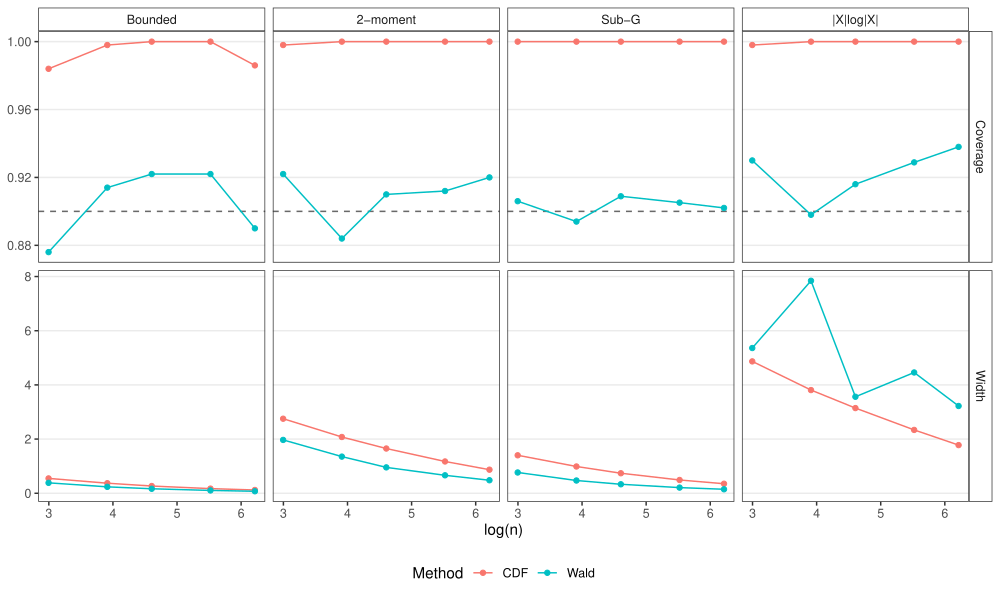

This chart was generated by the following R code:
setwd("~/Documents/Projects/conf_tail/discrete/fast_sims/hydras")

library(ggplot2)
source("plot_x2.R")
source("plot_xlogx.R")
source("plot_bdd.R")
source("plot_subg.R")

n2_seq = c(20,50,100,250,500)


fin1 = expand.grid(n = n2_seq, Method = c("CDF", "Wald"),
                   Property = c("Width", "Coverage"), 
                   Type = c("Bounded", "2-moment", "Sub-G", "|X|log|X|")) 

# layout( rbind(matrix(c(1:6), ncol = 3, byrow = F),
#               rep(7,3)), heights = c(4,4,0.7) )

fin1 = mutate(fin1, Val = NA)
fin_bdd

#bdd
fin1[1:10,5] = c(fin_bdd[1,] , fin_bdd[4,])   
fin1[11:20 ,5] = c(fin_bdd[5,], fin_bdd[8,]) 

## second mom
fin1[1:10 + 20,5] = c(fin_x2[1,], fin_x2[4,])     
fin1[11:20 + 20,5] = c(fin_x2[5,], fin_x2[8,])

## SUB-G
fin1[1:10 + 40,5] = c(fin_subg[1,] , fin_subg[4,] )   
fin1[11:20 + 40,5] = c(fin_subg[5,], fin_subg[8,])

## xlogx
fin1[1:10 + 60,5] = c(fin_xlogx[1,], fin_xlogx[4,] )    
fin1[11:20 + 60,5] = c(fin_xlogx[5,], fin_xlogx[8,])



fin1


ggplot(fin1, 
       aes(x = log(n), y = Val, col = Method)) +
  # facet_wrap(~Type + Property) 
  geom_hline(data = data.frame(xint=.90, Property ='Coverage'),
             aes(yintercept = xint), linetype = 'dashed', color = 'gray41') +
  
  geom_line() +
  geom_point() + 
  
  facet_grid(cols = vars(Type), rows = vars(Property), scales = 'free_y') +
  theme_bw() +
  theme(axis.title.y = element_blank()) +
  theme(legend.position = 'bottom',
        strip.background = element_rect(fill = 'white'), 
        panel.grid.minor = element_blank(),
        panel.grid.major.x = element_blank())

ggplot2::theme_set(theme_bw() + 
                     theme(strip.background = element_rect(fill = 'white'), 
                           panel.grid.minor = element_blank()))

# ggplot( fin1 %>% filter(Property == "Width") ) +
#   geom_point( aes(x = log(n), y = Val, col = Method)) + 
#   geom_line(aes(x = log(n), y = Val, col = Method)) + 
#   facet_wrap(~Type) 



# 
# 
# #par(mfrow = c(4,2))
# par(mai= c(rep(0.6,2),rep(0.5,2)))
# 
# plot(log(n2_seq), fin_bdd[1,], type = "l", ylim = c(min(fin_bdd[c(1,2,4),]), 
#                                                     max(fin_bdd[c(1,2,4),])),
#      xlab ="log(n)", ylab = "Width", main = "Width(CI) for bounded r.v.", 
#      cex.lab = 1.2, lwd = 1)
# points(log(n2_seq), fin_bdd[1,], lwd = 1)
# points(log(n2_seq), fin_bdd[4,], type = "l", col = "red") 
# points(log(n2_seq), fin_bdd[4,], col = "red") 
# 
# par(mai= c(rep(0.6,2),rep(0.5,2)))
# 
# plot(log(n2_seq), fin_bdd[5,], ylim = c(0.75,1.1),
#      xlab ="log(n)", ylab = "Coverage", main = "Coverage(CI) for bounded r.v.",
#      cex.lab = 1.2, lwd = 1)
# points(log(n2_seq), fin_bdd[8,], col = "red") 
# abline(h = 0.9, lty = 2, col = 1)
# 
# par(mai= c(rep(0.6,2),rep(0.5,2)))
# 
# plot(log(n2_seq), fin_x2[1,], type = "l", ylim = c(min(fin_x2[c(1,2,4),]), max(fin_x2[c(1,2,4),])),
#      xlab ="log(n)", ylab = "Width", main = "Width(CI) for bounded second moment", cex.lab = 1.2)
# points(log(n2_seq), fin_x2[1,])
# points(log(n2_seq), fin_x2[4,], type = "l", col = "red") 
# points(log(n2_seq), fin_x2[4,], col = "red") 
# 
# plot(log(n2_seq), fin_x2[5,], ylim = c(0.75,1.1),
#      xlab ="log(n)", ylab = "Coverage", main = "Coverage(CI) for bounded second moment", 
#      cex.lab = 1.2, lwd = 1)
# points(log(n2_seq), fin_x2[8,], col = "red") 
# abline(h = 0.9, lty = 2, col = 1)
# 
# # plot(log(n2_seq), fin_subg[1,], type = "l", ylim = c(min(fin_subg[c(1,2,4),]), max(fin_subg[c(1,2,4),])),
# #      xlab ="log(n)", ylab = "Width", main = "Width(CI) for sub-gaussian r.v.", cex.lab = 1.2)
# # points(log(n2_seq), fin_subg[1,])
# # points(log(n2_seq), fin_subg[4,], type = "l", col = "red")
# # points(log(n2_seq), fin_subg[4,], col = "red")
# # 
# # 
# # 
# # plot(log(n2_seq), fin_subg[5,], ylim = c(0.75,1.1),
# #      xlab ="log(n)", ylab = "Coverage", main = "Coverage(CI) for sub-gaussian r.v.",
# #      cex.lab = 1.2, lwd = 1)
# # points(log(n2_seq), fin_subg[8,], col = "red") 
# # abline(h = 0.9, lty = 2, col = 1)
# # 
# # par(mai= c(rep(0.6,2),rep(0.5,2)))
# 
# plot(log(n2_seq), fin_xlogx[1,], type = "l", ylim = c(min(fin_xlogx[c(1,2,4),]), max(fin_xlogx[c(1,2,4),])),
#      xlab ="log(n)", ylab = "Width", main = "Width(CI) for bounded E[|X|log|X|]", cex.lab = 1.2)
# points(log(n2_seq), fin_xlogx[1,])
# points(log(n2_seq), fin_xlogx[4,], type = "l", col = "red") 
# points(log(n2_seq), fin_xlogx[4,], col = "red")
# 
# plot(log(n2_seq), fin_xlogx[5,], ylim = c(0.75,1.1),
#      xlab ="log(n)", ylab = "Coverage", main = "Coverage(CI) for bounded E[|X|log|X|]",
#      cex.lab = 1.2, lwd = 1)
# points(log(n2_seq), fin_xlogx[8,], col = "red") 
# abline(h = 0.9, lty = 2, col = 1)
# 
# 
# par(mai=c(0,0,0,0), cex = 0.8)
# plot.new()
# legend(x = "center",  horiz=T, fill = c("black", "red"),
#        legend = c("CDF method", "Wald CI"),  bty = "n")
